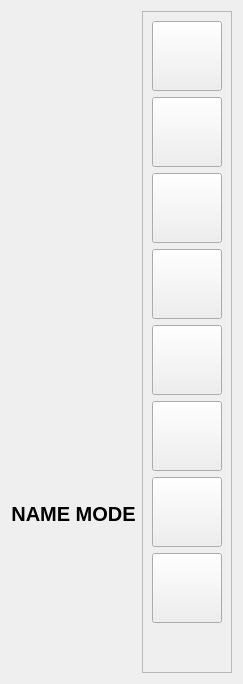
     <widget class="QWidget" name="mode">
      <layout class="QHBoxLayout" name="horizontalLayout_7">
       <item>
        <layout class="QHBoxLayout" name="horizontalLayout_5">
         <item>
          <layout class="QVBoxLayout" name="verticalLayout_14">
           <item>
            <widget class="QLabel" name="LICONARRERA">
             <property name="styleSheet">
              <string notr="true"/>
             </property>
             <property name="text">
              <string/>
             </property>
             <property name="alignment">
              <set>Qt::AlignmentFlag::AlignCenter</set>
             </property>
            </widget>
           </item>
           <item>
            <spacer name="horizontalSpacer">
             <property name="orientation">
              <enum>Qt::Orientation::Horizontal</enum>
             </property>
             <property name="sizeHint" stdset="0">
              <size>
               <width>40</width>
               <height>20</height>
              </size>
             </property>
            </spacer>
           </item>
           <item>
            <widget class="QLabel" name="LINCNAMEMODE">
             <property name="font">
              <font>
               <pointsize>15</pointsize>
               <bold>true</bold>
              </font>
             </property>
             <property name="text">
              <string>NAME MODE</string>
             </property>
             <property name="alignment">
              <set>Qt::AlignmentFlag::AlignCenter</set>
             </property>
            </widget>
           </item>
          </layout>
         </item>
        </layout>
       </item>
       <item>
        <widget class="QFrame" name="TASKBAR_FRAME">
         <property name="frameShape">
          <enum>QFrame::Shape::StyledPanel</enum>
         </property>
         <property name="frameShadow">
          <enum>QFrame::Shadow::Raised</enum>
         </property>
         <layout class="QVBoxLayout" name="verticalLayout_2">
          <item>
           <widget class="QPushButton" name="IDC_ASSISTANT">
            <property name="minimumSize">
             <size>
              <width>70</width>
              <height>70</height>
             </size>
            </property>
            <property name="maximumSize">
             <size>
              <width>70</width>
              <height>70</height>
             </size>
            </property>
            <property name="text">
             <string/>
            </property>
            <property name="icon">
             <iconset resource="../../resource.qrc">
              <normaloff>:/icon/img/Assistant.png</normaloff>:/icon/img/Assistant.png</iconset>
            </property>
            <property name="iconSize">
             <size>
              <width>65</width>
              <height>65</height>
             </size>
            </property>
           </widget>
          </item>
          <item>
           <widget class="QPushButton" name="IDC_APPLISTMODE">
            <property name="minimumSize">
             <size>
              <width>70</width>
              <height>70</height>
             </size>
            </property>
            <property name="maximumSize">
             <size>
              <width>70</width>
              <height>70</height>
             </size>
            </property>
            <property name="text">
             <string/>
            </property>
            <property name="icon">
             <iconset resource="../../resource.qrc">
              <normaloff>:/icon/img/application.png</normaloff>:/icon/img/application.png</iconset>
            </property>
            <property name="iconSize">
             <size>
              <width>65</width>
              <height>65</height>
             </size>
            </property>
           </widget>
          </item>
          <item>
           <widget class="QPushButton" name="IDC_ARRERAAPPMODE">
            <property name="minimumSize">
             <size>
              <width>70</width>
              <height>70</height>
             </size>
            </property>
            <property name="maximumSize">
             <size>
              <width>70</width>
              <height>70</height>
             </size>
            </property>
            <property name="text">
             <string/>
            </property>
            <property name="icon">
             <iconset>
              <normaloff>:/icon/img/arrera-application.png</normaloff>:/icon/img/arrera-application.png</iconset>
            </property>
            <property name="iconSize">
             <size>
              <width>65</width>
              <height>65</height>
             </size>
            </property>
           </widget>
          </item>
          <item>
           <widget class="QPushButton" name="IDC_APPMODE1">
            <property name="minimumSize">
             <size>
              <width>70</width>
              <height>70</height>
             </size>
            </property>
            <property name="maximumSize">
             <size>
              <width>70</width>
              <height>70</height>
             </size>
            </property>
            <property name="text">
             <string/>
            </property>
            <property name="iconSize">
             <size>
              <width>65</width>
              <height>65</height>
             </size>
            </property>
           </widget>
          </item>
          <item>
           <widget class="QPushButton" name="IDC_APPMODE2">
            <property name="minimumSize">
             <size>
              <width>70</width>
              <height>70</height>
             </size>
            </property>
            <property name="maximumSize">
             <size>
              <width>70</width>
              <height>70</height>
             </size>
            </property>
            <property name="text">
             <string/>
            </property>
            <property name="iconSize">
             <size>
              <width>65</width>
              <height>65</height>
             </size>
            </property>
           </widget>
          </item>
          <item>
           <widget class="QPushButton" name="IDC_APPMODE3">
            <property name="minimumSize">
             <size>
              <width>70</width>
              <height>70</height>
             </size>
            </property>
            <property name="maximumSize">
             <size>
              <width>70</width>
              <height>70</height>
             </size>
            </property>
            <property name="text">
             <string/>
            </property>
            <property name="iconSize">
             <size>
              <width>65</width>
              <height>65</height>
             </size>
            </property>
           </widget>
          </item>
          <item>
           <widget class="QPushButton" name="IDC_APPMODE4">
            <property name="minimumSize">
             <size>
              <width>70</width>
              <height>70</height>
             </size>
            </property>
            <property name="maximumSize">
             <size>
              <width>70</width>
              <height>70</height>
             </size>
            </property>
            <property name="text">
             <string/>
            </property>
            <property name="iconSize">
             <size>
              <width>65</width>
              <height>65</height>
             </size>
            </property>
           </widget>
          </item>
          <item>
           <widget class="QPushButton" name="IDC_QUIT">
            <property name="minimumSize">
             <size>
              <width>70</width>
              <height>70</height>
             </size>
            </property>
            <property name="maximumSize">
             <size>
              <width>70</width>
              <height>70</height>
             </size>
            </property>
            <property name="text">
             <string/>
            </property>
            <property name="icon">
             <iconset resource="../../resource.qrc">
              <normaloff>:/icon/img/ExitArrera.png</normaloff>:/icon/img/ExitArrera.png</iconset>
            </property>
            <property name="iconSize">
             <size>
              <width>65</width>
              <height>65</height>
             </size>
            </property>
           </widget>
          </item>
          <item>
           <spacer name="verticalSpacer_5">
            <property name="orientation">
             <enum>Qt::Orientation::Vertical</enum>
            </property>
            <property name="sizeHint" stdset="0">
             <size>
              <width>20</width>
              <height>40</height>
             </size>
            </property>
           </spacer>
          </item>
         </layout>
        </widget>
       </item>
      </layout>
     </widget>
